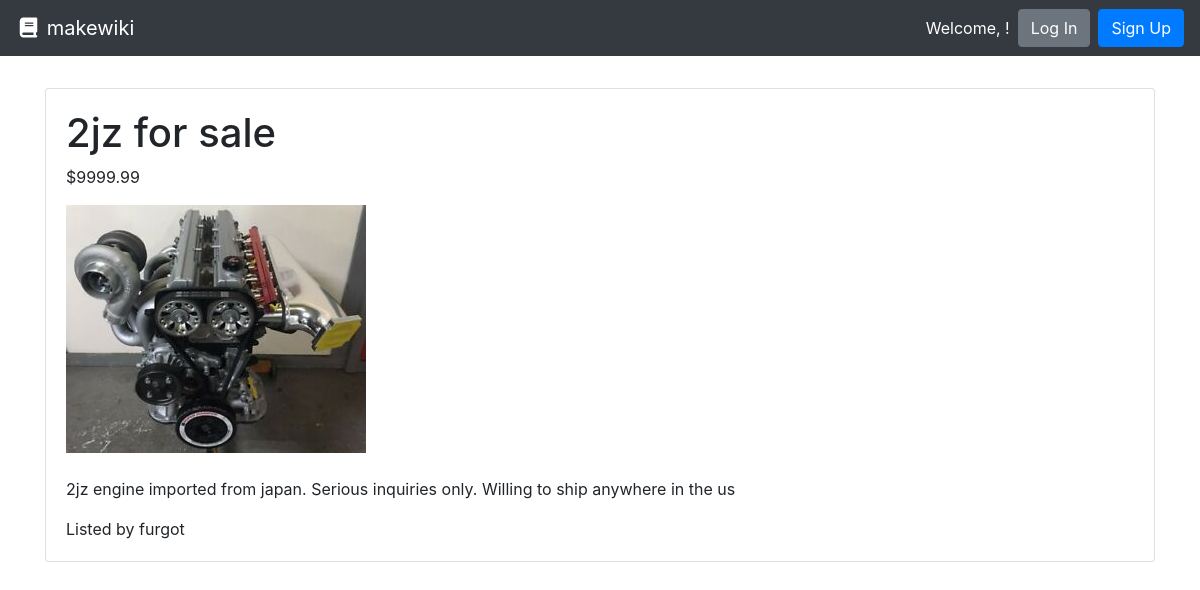
/store/2jz-for-sale/, run on the app's committed database.
### posts/models.py (models this page shows, shortened)
class Products(models.Model):
    title = models.CharField(max_length=120)
    description = models.TextField(blank=True, null=True)
    price = models.DecimalField(decimal_places=2, max_digits=10000)
    summary = models.TextField()
    author = models.ForeignKey(User, on_delete=models.PROTECT)
    slug = models.CharField(max_length=settings.POST_TITLE_MAX_LENGTH, blank=True, editable=False)
    picture = models.ImageField(blank=True, null=True, upload_to='images/', help_text="Please provide and image")

### posts/views.py (the view)
# urls.py: path('store/<str:slug>/', ProductDetailView.as_view(), name='store-item'),
class ProductDetailView(DetailView):
    model = Products
    def get(self, request, slug):
        try:
            product = Products.objects.get(slug=slug)
        except Products.DoesNotExist:
            raise Http404("Product doesn't exist")
        return render(request, 'store/item.html', {'product' : product})

### posts/templates/store/item.html
{% extends 'base.html' %}
{% block content %}
<div class="card">
    <div class="card-body">
        <h1>{{ product.title }}</h1>
        <p>${{ product.price }}</p>
        <img src="{{ product.picture.url }}">
        <br>
        <br>
        <p>{{product.summary}}</p>
        <footer>Listed by {{product.author}}</footer>
    </div>
</div>
{% endblock %}

### data on the page
Products: title "2jz for sale", price "9999.99", picture (picture), summary "2jz engine imported from japan. Serious inquiries only. Willing to ship anywhere in the us", author "furgot"
